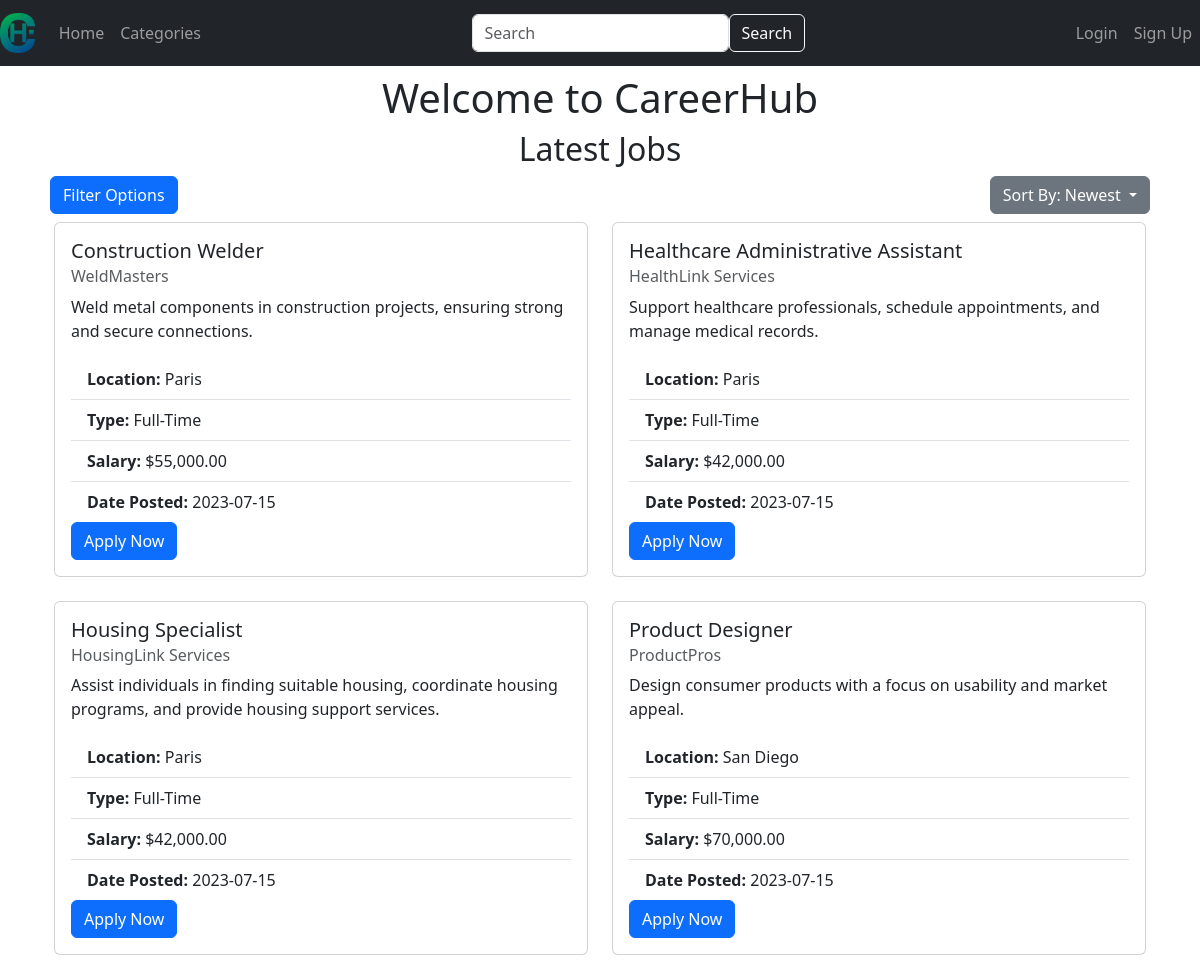
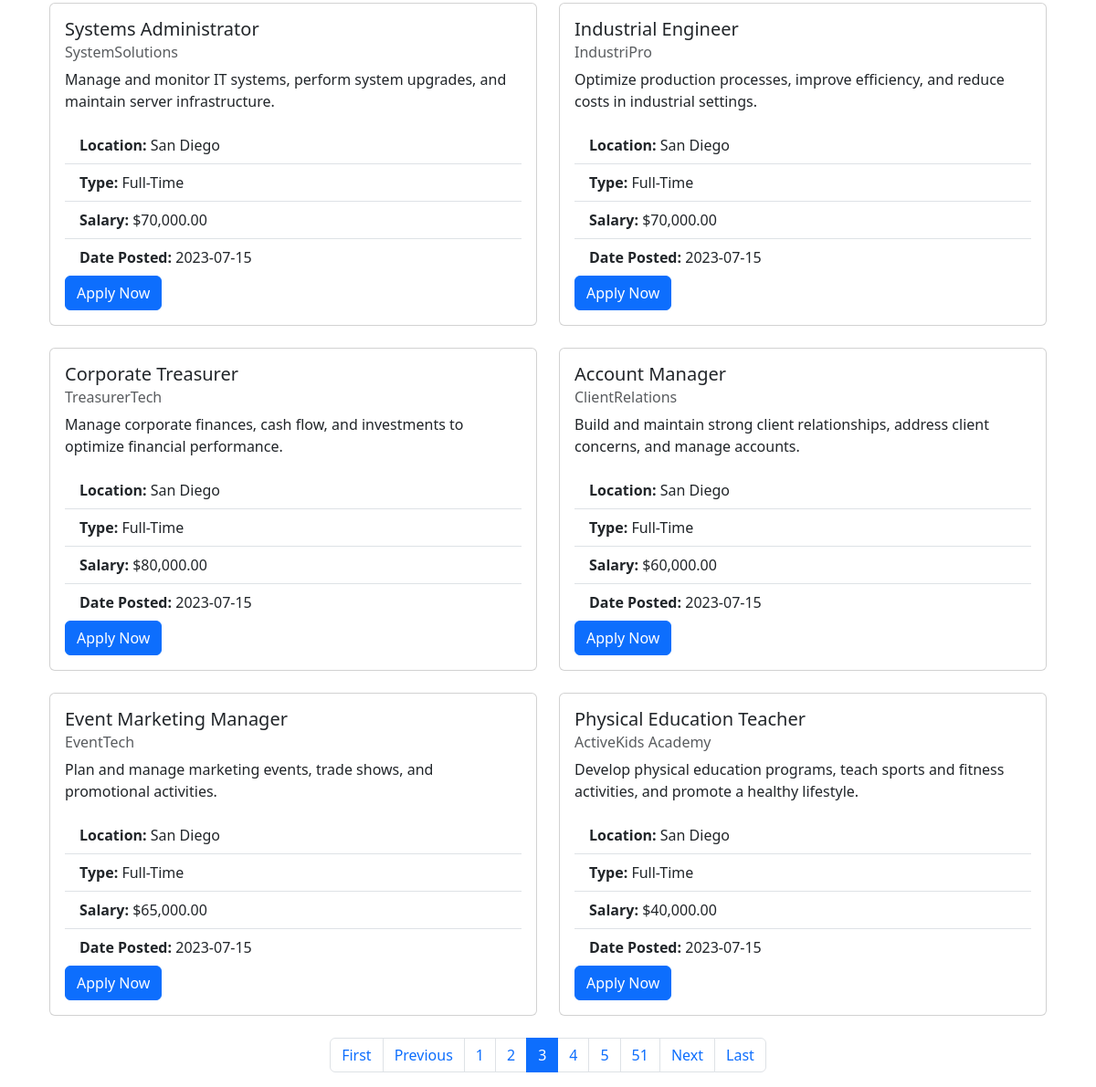
/?page=3, run on the app's committed database (2 pictures, top to bottom).
### website/models.py (models this page shows)
class JobListing(db.Model):
    job_id = db.Column(db.Integer, primary_key=True)
    title = db.Column(db.String(128))
    company = db.Column(db.String(128))
    salary = db.Column(db.Integer)
    location = db.Column(db.String(128))
    type = db.Column(db.String(128))
    description = db.Column(db.String(32768))
    email = db.Column(db.String(128))
    date_posted = db.Column(db.DateTime(timezone=True), default=func.now())
    category_id = db.Column(db.Integer, db.ForeignKey('job_category.category_id'), nullable=False)
    category = db.relationship('JobCategory', backref=db.backref('job_listings', lazy=True))

### website/views.py (the view)
@views.route('/', methods=['GET', 'POST'])
def home():
    users = User.query.all()
    page = request.args.get('page', 1, type=int)
    jobs = JobListing.query.all()
    per_page = PAGE_SIZE
    job_listings = JobListing.query.order_by(JobListing.date_posted.desc()).paginate(page=page, per_page=per_page)
    filters = get_filters()
    add_email_syntax(job_listings)
    return render_template("home.html", user=current_user, users=users, job_listings=job_listings, filters=filters)

### website/__init__.py (called while the page is built)
def format_salary(value):
    try:
        salary = float(value)
        formatted_salary = "${:,.2f}".format(salary)
        return formatted_salary
    except ValueError:
        return value

### website/views.py (called while the page is built)
def add_email_syntax(job_listings):
    if job_listings == None:
    	return None
    for job in job_listings.items:
        job.emailtitle = quote(job.title)
        job.emailcompany = quote(job.company)

### website/templates/home.html (shortened to what this page needs)
{% extends "base.html" %}
{% block content %}
<div class="m-2 align-items-center">
  <div class="text-center">
    <h1>Welcome to CareerHub</h1>
    <h2>Latest Jobs</h2>
  </div>
  <div class="d-flex justify-content-between">
    <button class="btn btn-primary d-flex justify-content-start" type="button" data-toggle="collapse" data-target="#filterCollapse" aria-expanded="false" aria-controls="filterCollapse">
    Filter Options
    </button>
    <div class="d-flex justify-content-end">
      <div class="dropdown">
        <button class="btn btn-secondary dropdown-toggle" type="button" id="sortDropdown" data-toggle="dropdown" aria-haspopup="true" aria-expanded="false">
          {% if sort == 'most_money' %}
            Sort By: Highest Salary
          {% elif sort == 'least_money' %}
            Sort By: Lowest Salary
          {% elif sort %}
            Sort By: {{ sort|capitalize }}
          {% else %}
            Sort By: Newest
          {% endif %}
        </button>
      </div>
    </div>
  </div>
</div>
<div class="container">
  <div class="row">
    {% for job in job_listings.items %}
    <div class="col-md-6 mb-4">
      <div class="card">
        <div class="card-body">
          <h5 class="card-title">{{ job.title }}</h5>
          <h6 class="card-subtitle mb-2 text-muted">{{ job.company }}</h6>
          <p class="card-text">{{ job.description }}</p>
          <ul class="list-group list-group-flush">
            <li class="list-group-item"><strong>Location:</strong> {{ job.location }}</li>
            <li class="list-group-item"><strong>Type:</strong> {{ job.type }}</li>
            <li class="list-group-item"><strong>Salary:</strong> {{ job.salary | format_salary }}</li>
            <li class="list-group-item"><strong>Date Posted:</strong> {{ job.date_posted.strftime('%Y-%m-%d') }}</li>
          </ul>
          {% if current_user.is_authenticated %}
            <a href="mailto:{{ job.email }}?subject=Job%20Application%20-%20{{ job.emailtitle }}&body=Dear%20Hiring%20Manager,%0D%0A%0D%0AI%20would%20like%20to%20apply%20for%20the%20{{ job.emailtitle }}%20position%20at%20{{ job.emailcompany }}.%20Please%20find%20my%20resume%20attached.%0D%0A%0D%0AThank%20you,%0D%0A{{ current_user.first_name if current_user.first_name else 'Your%20Name' }}" class="btn btn-primary">Apply Now</a>
          {% else %}
            <a href="mailto:{{ job.email }}?subject=Job%20Application%20-%20{{ job.emailtitle }}&body=Dear%20Hiring%20Manager,%0D%0A%0D%0AI%20would%20like%20to%20apply%20for%20the%20{{ job.emailtitle }}%20position%20at%20{{ job.emailcompany }}.%20Please%20find%20my%20resume%20attached.%0D%0A%0D%0AThank%20you,%0D%0AYour%20Name" class="btn btn-primary">Apply Now</a>
          {% endif %}
        </div>
      </div>
    </div>
    {% endfor %}
  </div>
</div>
<nav aria-label="Page navigation">
  <ul class="pagination justify-content-center">
    {% if job_listings.has_prev %}
      <li class="page-item"><a class="page-link" href="?page=1">First</a></li>
      <li class="page-item"><a class="page-link" href="?page={{ job_listings.prev_num }}">Previous</a></li>
    {% endif %}
    {% for num in job_listings.iter_pages(left_edge=1, right_edge=1, left_current=1, right_current=2) %}
      {% if num %}
        {% if num != job_listings.page %}
          <li class="page-item"><a class="page-link" href="?page={{ num }}">{{ num }}</a></li>
        {% else %}
          <li class="page-item active" aria-current="page"><span class="page-link">{{ num }}</span></li>
        {% endif %}
      {% endif %}
    {% endfor %}
    {% if job_listings.has_next %}
      <li class="page-item"><a class="page-link" href="?page={{ job_listings.next_num }}">Next</a></li>
      <li class="page-item"><a class="page-link" href="?page={{ job_listings.pages }}">Last</a></li>
    {% endif %}
  </ul>
</nav>
{% endblock %}

### data on the page
JobListing: title "Construction Welder", company "WeldMasters", description "Weld metal components in construction projects, ensuring strong and secure connections.", location "Paris", type "Full-Time", salary "$55,000.00", date_posted "2023-07-15"
JobListing: title "Healthcare Administrative Assistant", company "HealthLink Services", description "Support healthcare professionals, schedule appointments, and manage medical records.", location "Paris", type "Full-Time", salary "$42,000.00", date_posted "2023-07-15"
JobListing: title "Housing Specialist", company "HousingLink Services", description "Assist individuals in finding suitable housing, coordinate housing programs, and provide housing support services.", location "Paris", type "Full-Time", salary "$42,000.00", date_posted "2023-07-15"
JobListing: title "Product Designer", company "ProductPros", description "Design consumer products with a focus on usability and market appeal.", location "San Diego", type "Full-Time", salary "$70,000.00", date_posted "2023-07-15"
JobListing: title "Systems Administrator", company "SystemSolutions", description "Manage and monitor IT systems, perform system upgrades, and maintain server infrastructure.", location "San Diego", type "Full-Time", salary "$70,000.00", date_posted "2023-07-15"
JobListing: title "Industrial Engineer", company "IndustriPro", description "Optimize production processes, improve efficiency, and reduce costs in industrial settings.", location "San Diego", type "Full-Time", salary "$70,000.00", date_posted "2023-07-15"
JobListing: title "Corporate Treasurer", company "TreasurerTech", description "Manage corporate finances, cash flow, and investments to optimize financial performance.", location "San Diego", type "Full-Time", salary "$80,000.00", date_posted "2023-07-15"
JobListing: title "Account Manager", company "ClientRelations", description "Build and maintain strong client relationships, address client concerns, and manage accounts.", location "San Diego", type "Full-Time", salary "$60,000.00", date_posted "2023-07-15"
JobListing: title "Event Marketing Manager", company "EventTech", description "Plan and manage marketing events, trade shows, and promotional activities.", location "San Diego", type "Full-Time", salary "$65,000.00", date_posted "2023-07-15"
JobListing: title "Physical Education Teacher", company "ActiveKids Academy", description "Develop physical education programs, teach sports and fitness activities, and promote a healthy lifestyle.", location "San Diego", type "Full-Time", salary "$40,000.00", date_posted "2023-07-15"

### other printed values
{{ num }} "1" "2" "4" "5" "51"
{{ num }} "3"
